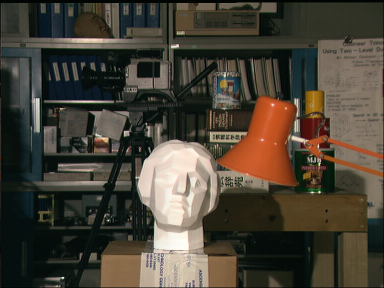
#> input picture rob7/perception/lecture8/exercises/exe1-get-started/tsukuba/scene1.row3.col1.ppm, 384 x 288 px; its folder holds 2 pictures in this run; the run also reads 1 picture not shown here
$ python exe1-get-started.py
#> lines starting #> are read from the running program, lines starting #| are printed output that depends on the picture
import numpy as np
import cv2
from matplotlib import pyplot as plt
import os

# Get the path to the folder tsukuba
folder = os.path.join(os.getcwd(), "tsukuba")


# folder = os.path.join(os.getcwd(), "exec1-get-started", "tsukuba")

file1 = os.path.join(folder, "scene1.row3.col1.ppm")
file2 = os.path.join(folder, "scene1.row3.col3.ppm")


# import files from the tsukuba folder using cv2.imread
def import_files(folder):
    files = []
    for file in os.listdir(folder):
        if file.endswith(".ppm"):
            files.append(os.path.join(folder, file))
    return files


# Read the files returned by import_files as grayscale images
def read_files(files):
    images = []
    for file in files:
        images.append(cv2.imread(file, cv2.IMREAD_GRAYSCALE))
    return images


print(read_files(import_files(folder)))

print(folder)

# Read the read and left stereo image pair
imgR = cv2.imread(
    file1,
    cv2.IMREAD_GRAYSCALE,
)
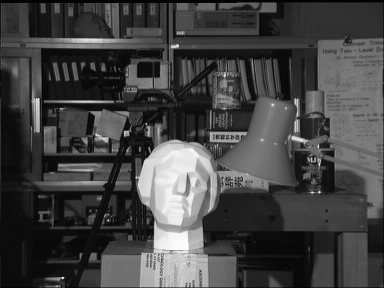
#> imgR: shape (288, 384); min 0, max 253, mean 67.2
imgL = cv2.imread(
    file2,
    cv2.IMREAD_GRAYSCALE,
)
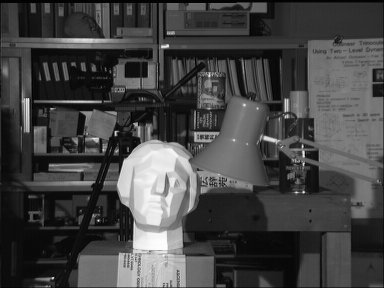
#> imgL: shape (288, 384); min 0, max 253, mean 68.3

# Calculate disparity map
stereo = cv2.StereoBM.create(numDisparities=16, blockSize=15)

disparity = stereo.compute(imgL, imgR)
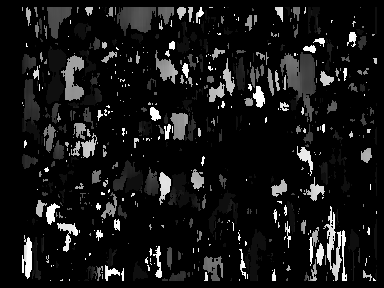
#> disparity: shape (288, 384) int16; min -16, max 240, mean 7; drawn with min black and max white
plt.title("disparity map")
plt.imshow(disparity, "gray")
plt.show()
